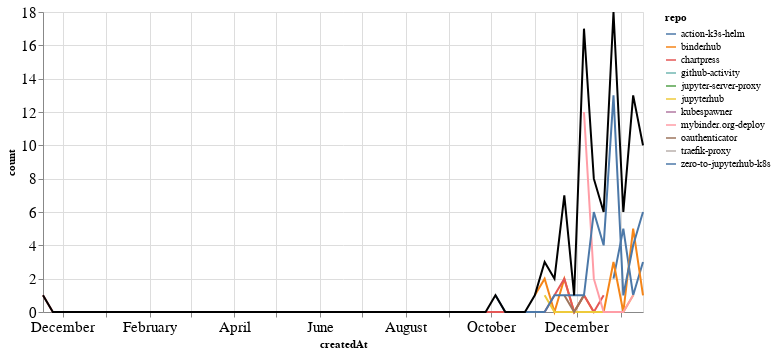

Notebook code cell kept with this figure:
### Markdown cell above
### PRs

### Code cell
prs_time = prs.groupby('repo').resample('W', on='createdAt').count()['author'].reset_index()
prs_time = prs_time.rename(columns={'author': 'count'})
prs_time_total = prs_time.groupby('createdAt').agg({"count": "sum"}).reset_index()

ch1 = alt.Chart(prs_time, width=600).mark_line().encode(
    x='createdAt',
    y='count',
    color='repo',
    tooltip="repo"
)

ch2 = alt.Chart(prs_time_total, width=600).mark_line(color="black").encode(
    x='createdAt',
    y='count',
)

ch1 + ch2

### Figure 1 — Vega-Lite specification as saved in the notebook (floating-point values rounded to 4 significant figures)
{"config": {"axisLeft": {"labelFontSize": 15}, "axisBottom": {"labelFontSize": 15}}, "layer": [{"data": {"name": "data-655b88a073c388635b2f84f6e65c8d5f"}, "mark": "line", "encoding": {"color": {"type": "nominal", "field": "repo"}, "tooltip": {"type": "nominal", "field": "repo"}, "x": {"type": "temporal", "field": "createdAt"}, "y": {"type": "quantitative", "field": "count"}}, "width": 600}, {"data": {"name": "data-a26b7730453ac4738451708c659e2d64"}, "mark": {"type": "line", "color": "black"}, "encoding": {"x": {"type": "temporal", "field": "createdAt"}, "y": {"type": "quantitative", "field": "count"}}, "width": 600}], "$schema": "https://vega.github.io/schema/vega-lite/v4.8.1.json", "datasets": {"data-655b88a073c388635b2f84f6e65c8d5f": [{"repo": "action-k3s-helm", "createdAt": "2020-12-27T00:00:00", "count": 2}, {"repo": "action-k3s-helm", "createdAt": "2021-01-03T00:00:00", "count": 5}, {"repo": "action-k3s-helm", "createdAt": "2021-01-10T00:00:00", "count": 1}, {"repo": "action-k3s-helm", "createdAt": "2021-01-17T00:00:00", "count": 3}, {"repo": "binderhub", "createdAt": "2020-11-01T00:00:00", "count": 1}, {"repo": "binderhub", "createdAt": "2020-11-08T00:00:00", "count": 2}, {"repo": "binderhub", "createdAt": "2020-11-15T00:00:00", "count": 0}, {"repo": "binderhub", "createdAt": "2020-11-22T00:00:00", "count": 2}, {"repo": "binderhub", "createdAt": "2020-11-29T00:00:00", "count": 0}, {"repo": "binderhub", "createdAt": "2020-12-06T00:00:00", "count": 1}, {"repo": "binderhub", "createdAt": "2020-12-13T00:00:00", "count": 0}, {"repo": "binderhub", "createdAt": "2020-12-20T00:00:00", "count": 0}, {"repo": "binderhub", "createdAt": "2020-12-27T00:00:00", "count": 3}, {"repo": "binderhub", "createdAt": "2021-01-03T00:00:00", "count": 0}, {"repo": "binderhub", "createdAt": "2021-01-10T00:00:00", "count": 5}, {"repo": "binderhub", "createdAt": "2021-01-17T00:00:00", "count": 1}, {"repo": "chartpress", "createdAt": "2019-11-17T00:00:00", "count": 1}, {"repo": "chartpress", "createdAt": "2019-11-24T00:00:00", "count": 0}, {"repo": "chartpress", "createdAt": "2019-12-01T00:00:00", "count": 0}, {"repo": "chartpress", "createdAt": "2019-12-08T00:00:00", "count": 0}, {"repo": "chartpress", "createdAt": "2019-12-15T00:00:00", "count": 0}, {"repo": "chartpress", "createdAt": "2019-12-22T00:00:00", "count": 0}, {"repo": "chartpress", "createdAt": "2019-12-29T00:00:00", "count": 0}, {"repo": "chartpress", "createdAt": "2020-01-05T00:00:00", "count": 0}, {"repo": "chartpress", "createdAt": "2020-01-12T00:00:00", "count": 0}, {"repo": "chartpress", "createdAt": "2020-01-19T00:00:00", "count": 0}, {"repo": "chartpress", "createdAt": "2020-01-26T00:00:00", "count": 0}, {"repo": "chartpress", "createdAt": "2020-02-02T00:00:00", "count": 0}, {"repo": "chartpress", "createdAt": "2020-02-09T00:00:00", "count": 0}, {"repo": "chartpress", "createdAt": "2020-02-16T00:00:00", "count": 0}, {"repo": "chartpress", "createdAt": "2020-02-23T00:00:00", "count": 0}, {"repo": "chartpress", "createdAt": "2020-03-01T00:00:00", "count": 0}, {"repo": "chartpress", "createdAt": "2020-03-08T00:00:00", "count": 0}, {"repo": "chartpress", "createdAt": "2020-03-15T00:00:00", "count": 0}, {"repo": "chartpress", "createdAt": "2020-03-22T00:00:00", "count": 0}, {"repo": "chartpress", "createdAt": "2020-03-29T00:00:00", "count": 0}, {"repo": "chartpress", "createdAt": "2020-04-05T00:00:00", "count": 0}, {"repo": "chartpress", "createdAt": "2020-04-12T00:00:00", "count": 0}, {"repo": "chartpress", "createdAt": "2020-04-19T00:00:00", "count": 0}, {"repo": "chartpress", "createdAt": "2020-04-26T00:00:00", "count": 0}, {"repo": "chartpress", "createdAt": "2020-05-03T00:00:00", "count": 0}, {"repo": "chartpress", "createdAt": "2020-05-10T00:00:00", "count": 0}, {"repo": "chartpress", "createdAt": "2020-05-17T00:00:00", "count": 0}, {"repo": "chartpress", "createdAt": "2020-05-24T00:00:00", "count": 0}, {"repo": "chartpress", "createdAt": "2020-05-31T00:00:00", "count": 0}, {"repo": "chartpress", "createdAt": "2020-06-07T00:00:00", "count": 0}, {"repo": "chartpress", "createdAt": "2020-06-14T00:00:00", "count": 0}, {"repo": "chartpress", "createdAt": "2020-06-21T00:00:00", "count": 0}, {"repo": "chartpress", "createdAt": "2020-06-28T00:00:00", "count": 0}, {"repo": "chartpress", "createdAt": "2020-07-05T00:00:00", "count": 0}, {"repo": "chartpress", "createdAt": "2020-07-12T00:00:00", "count": 0}, {"repo": "chartpress", "createdAt": "2020-07-19T00:00:00", "count": 0}, {"repo": "chartpress", "createdAt": "2020-07-26T00:00:00", "count": 0}, {"repo": "chartpress", "createdAt": "2020-08-02T00:00:00", "count": 0}, {"repo": "chartpress", "createdAt": "2020-08-09T00:00:00", "count": 0}, {"repo": "chartpress", "createdAt": "2020-08-16T00:00:00", "count": 0}, {"repo": "chartpress", "createdAt": "2020-08-23T00:00:00", "count": 0}, {"repo": "chartpress", "createdAt": "2020-08-30T00:00:00", "count": 0}, {"repo": "chartpress", "createdAt": "2020-09-06T00:00:00", "count": 0}, {"repo": "chartpress", "createdAt": "2020-09-13T00:00:00", "count": 0}, {"repo": "chartpress", "createdAt": "2020-09-20T00:00:00", "count": 0}, {"repo": "chartpress", "createdAt": "2020-09-27T00:00:00", "count": 0}, {"repo": "chartpress", "createdAt": "2020-10-04T00:00:00", "count": 0}, {"repo": "chartpress", "createdAt": "2020-10-11T00:00:00", "count": 0}, {"repo": "chartpress", "createdAt": "2020-10-18T00:00:00", "count": 0}, {"repo": "chartpress", "createdAt": "2020-10-25T00:00:00", "count": 0}, {"repo": "chartpress", "createdAt": "2020-11-01T00:00:00", "count": 0}, {"repo": "chartpress", "createdAt": "2020-11-08T00:00:00", "count": 0}, {"repo": "chartpress", "createdAt": "2020-11-15T00:00:00", "count": 1}, {"repo": "chartpress", "createdAt": "2020-11-22T00:00:00", "count": 2}, {"repo": "chartpress", "createdAt": "2020-11-29T00:00:00", "count": 0}, {"repo": "chartpress", "createdAt": "2020-12-06T00:00:00", "count": 1}, {"repo": "chartpress", "createdAt": "2020-12-13T00:00:00", "count": 0}, {"repo": "chartpress", "createdAt": "2020-12-20T00:00:00", "count": 1}, {"repo": "github-activity", "createdAt": "2021-01-10T00:00:00", "count": 1}, {"repo": "jupyter-server-proxy", "createdAt": "2020-11-22T00:00:00", "count": 1}, {"repo": "jupyterhub", "createdAt": "2020-11-08T00:00:00", "count": 1}, {"repo": "jupyterhub", "createdAt": "2020-11-15T00:00:00", "count": 0}, {"repo": "jupyterhub", "createdAt": "2020-11-22T00:00:00", "count": 0}, {"repo": "jupyterhub", "createdAt": "2020-11-29T00:00:00", "count": 0}, {"repo": "jupyterhub", "createdAt": "2020-12-06T00:00:00", "count": 0}, {"repo": "jupyterhub", "createdAt": "2020-12-13T00:00:00", "count": 0}, {"repo": "jupyterhub", "createdAt": "2020-12-20T00:00:00", "count": 0}, {"repo": "jupyterhub", "createdAt": "2020-12-27T00:00:00", "count": 0}, {"repo": "jupyterhub", "createdAt": "2021-01-03T00:00:00", "count": 0}, {"repo": "jupyterhub", "createdAt": "2021-01-10T00:00:00", "count": 1}, {"repo": "kubespawner", "createdAt": "2020-12-20T00:00:00", "count": 1}, {"repo": "mybinder.org-deploy", "createdAt": "2020-12-06T00:00:00", "count": 12}, {"repo": "mybinder.org-deploy", "createdAt": "2020-12-13T00:00:00", "count": 2}, {"repo": "mybinder.org-deploy", "createdAt": "2020-12-20T00:00:00", "count": 0}, {"repo": "mybinder.org-deploy", "createdAt": "2020-12-27T00:00:00", "count": 0}, {"repo": "mybinder.org-deploy", "createdAt": "2021-01-03T00:00:00", "count": 0}, {"repo": "mybinder.org-deploy", "createdAt": "2021-01-10T00:00:00", "count": 1}, {"repo": "oauthenticator", "createdAt": "2020-11-22T00:00:00", "count": 1}, {"repo": "oauthenticator", "createdAt": "2020-11-29T00:00:00", "count": 0}, {"repo": "oauthenticator", "createdAt": "2020-12-06T00:00:00", "count": 1}, {"repo": "traefik-proxy", "createdAt": "2020-12-06T00:00:00", "count": 1}, {"repo": "zero-to-jupyterhub-k8s", "createdAt": "2020-10-04T00:00:00", "count": 1}, {"repo": "zero-to-jupyterhub-k8s", "createdAt": "2020-10-11T00:00:00", "count": 0}, {"repo": "zero-to-jupyterhub-k8s", "createdAt": "2020-10-18T00:00:00", "count": 0}, {"repo": "zero-to-jupyterhub-k8s", "createdAt": "2020-10-25T00:00:00", "count": 0}, {"repo": "zero-to-jupyterhub-k8s", "createdAt": "2020-11-01T00:00:00", "count": 0}, {"repo": "zero-to-jupyterhub-k8s", "createdAt": "2020-11-08T00:00:00", "count": 0}, {"repo": "zero-to-jupyterhub-k8s", "createdAt": "2020-11-15T00:00:00", "count": 1}, {"repo": "zero-to-jupyterhub-k8s", "createdAt": "2020-11-22T00:00:00", "count": 1}, {"repo": "zero-to-jupyterhub-k8s", "createdAt": "2020-11-29T00:00:00", "count": 1}, {"repo": "zero-to-jupyterhub-k8s", "createdAt": "2020-12-06T00:00:00", "count": 1}, {"repo": "zero-to-jupyterhub-k8s", "createdAt": "2020-12-13T00:00:00", "count": 6}, {"repo": "zero-to-jupyterhub-k8s", "createdAt": "2020-12-20T00:00:00", "count": 4}, {"repo": "zero-to-jupyterhub-k8s", "createdAt": "2020-12-27T00:00:00", "count": 13}, {"repo": "zero-to-jupyterhub-k8s", "createdAt": "2021-01-03T00:00:00", "count": 1}, {"repo": "zero-to-jupyterhub-k8s", "createdAt": "2021-01-10T00:00:00", "count": 4}, {"repo": "zero-to-jupyterhub-k8s", "createdAt": "2021-01-17T00:00:00", "count": 6}], "data-a26b7730453ac4738451708c659e2d64": [{"createdAt": "2019-11-17T00:00:00", "count": 1}, {"createdAt": "2019-11-24T00:00:00", "count": 0}, {"createdAt": "2019-12-01T00:00:00", "count": 0}, {"createdAt": "2019-12-08T00:00:00", "count": 0}, {"createdAt": "2019-12-15T00:00:00", "count": 0}, {"createdAt": "2019-12-22T00:00:00", "count": 0}, {"createdAt": "2019-12-29T00:00:00", "count": 0}, {"createdAt": "2020-01-05T00:00:00", "count": 0}, {"createdAt": "2020-01-12T00:00:00", "count": 0}, {"createdAt": "2020-01-19T00:00:00", "count": 0}, {"createdAt": "2020-01-26T00:00:00", "count": 0}, {"createdAt": "2020-02-02T00:00:00", "count": 0}, {"createdAt": "2020-02-09T00:00:00", "count": 0}, {"createdAt": "2020-02-16T00:00:00", "count": 0}, {"createdAt": "2020-02-23T00:00:00", "count": 0}, {"createdAt": "2020-03-01T00:00:00", "count": 0}, {"createdAt": "2020-03-08T00:00:00", "count": 0}, {"createdAt": "2020-03-15T00:00:00", "count": 0}, {"createdAt": "2020-03-22T00:00:00", "count": 0}, {"createdAt": "2020-03-29T00:00:00", "count": 0}, {"createdAt": "2020-04-05T00:00:00", "count": 0}, {"createdAt": "2020-04-12T00:00:00", "count": 0}, {"createdAt": "2020-04-19T00:00:00", "count": 0}, {"createdAt": "2020-04-26T00:00:00", "count": 0}, {"createdAt": "2020-05-03T00:00:00", "count": 0}, {"createdAt": "2020-05-10T00:00:00", "count": 0}, {"createdAt": "2020-05-17T00:00:00", "count": 0}, {"createdAt": "2020-05-24T00:00:00", "count": 0}, {"createdAt": "2020-05-31T00:00:00", "count": 0}, {"createdAt": "2020-06-07T00:00:00", "count": 0}, {"createdAt": "2020-06-14T00:00:00", "count": 0}, {"createdAt": "2020-06-21T00:00:00", "count": 0}, {"createdAt": "2020-06-28T00:00:00", "count": 0}, {"createdAt": "2020-07-05T00:00:00", "count": 0}, {"createdAt": "2020-07-12T00:00:00", "count": 0}, {"createdAt": "2020-07-19T00:00:00", "count": 0}, {"createdAt": "2020-07-26T00:00:00", "count": 0}, {"createdAt": "2020-08-02T00:00:00", "count": 0}, {"createdAt": "2020-08-09T00:00:00", "count": 0}, {"createdAt": "2020-08-16T00:00:00", "count": 0}, {"createdAt": "2020-08-23T00:00:00", "count": 0}, {"createdAt": "2020-08-30T00:00:00", "count": 0}, {"createdAt": "2020-09-06T00:00:00", "count": 0}, {"createdAt": "2020-09-13T00:00:00", "count": 0}, {"createdAt": "2020-09-20T00:00:00", "count": 0}, {"createdAt": "2020-09-27T00:00:00", "count": 0}, {"createdAt": "2020-10-04T00:00:00", "count": 1}, {"createdAt": "2020-10-11T00:00:00", "count": 0}, {"createdAt": "2020-10-18T00:00:00", "count": 0}, {"createdAt": "2020-10-25T00:00:00", "count": 0}, {"createdAt": "2020-11-01T00:00:00", "count": 1}, {"createdAt": "2020-11-08T00:00:00", "count": 3}, {"createdAt": "2020-11-15T00:00:00", "count": 2}, {"createdAt": "2020-11-22T00:00:00", "count": 7}, {"createdAt": "2020-11-29T00:00:00", "count": 1}, {"createdAt": "2020-12-06T00:00:00", "count": 17}, {"createdAt": "2020-12-13T00:00:00", "count": 8}, {"createdAt": "2020-12-20T00:00:00", "count": 6}, {"createdAt": "2020-12-27T00:00:00", "count": 18}, {"createdAt": "2021-01-03T00:00:00", "count": 6}, {"createdAt": "2021-01-10T00:00:00", "count": 13}, {"createdAt": "2021-01-17T00:00:00", "count": 10}]}}
